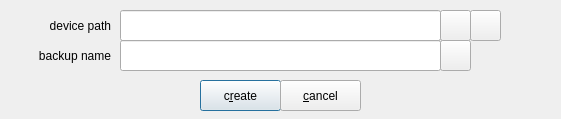
<?xml version="1.0" encoding="UTF-8"?>
<ui version="4.0">
 <class>manageluksheader</class>
 <widget class="QWidget" name="manageluksheader">
  <property name="windowModality">
   <enum>Qt::ApplicationModal</enum>
  </property>
  <property name="geometry">
   <rect>
    <x>0</x>
    <y>0</y>
    <width>561</width>
    <height>119</height>
   </rect>
  </property>
  <property name="windowTitle">
   <string>backup luks header</string>
  </property>
  <widget class="QLineEdit" name="lineEditBackUpName">
   <property name="geometry">
    <rect>
     <x>120</x>
     <y>40</y>
     <width>321</width>
     <height>31</height>
    </rect>
   </property>
  </widget>
  <widget class="QLabel" name="labelBackUpHeader">
   <property name="geometry">
    <rect>
     <x>10</x>
     <y>40</y>
     <width>101</width>
     <height>31</height>
    </rect>
   </property>
   <property name="text">
    <string>backup name</string>
   </property>
   <property name="alignment">
    <set>Qt::AlignRight|Qt::AlignTrailing|Qt::AlignVCenter</set>
   </property>
  </widget>
  <widget class="QPushButton" name="pbOpenFolder">
   <property name="geometry">
    <rect>
     <x>440</x>
     <y>40</y>
     <width>31</width>
     <height>31</height>
    </rect>
   </property>
   <property name="toolTip">
    <string/>
   </property>
   <property name="text">
    <string/>
   </property>
  </widget>
  <widget class="QPushButton" name="pbCreate">
   <property name="geometry">
    <rect>
     <x>200</x>
     <y>80</y>
     <width>81</width>
     <height>31</height>
    </rect>
   </property>
   <property name="text">
    <string>c&amp;reate</string>
   </property>
   <property name="autoDefault">
    <bool>false</bool>
   </property>
   <property name="default">
    <bool>true</bool>
   </property>
  </widget>
  <widget class="QPushButton" name="pbCancel">
   <property name="geometry">
    <rect>
     <x>280</x>
     <y>80</y>
     <width>81</width>
     <height>31</height>
    </rect>
   </property>
   <property name="text">
    <string>&amp;cancel</string>
   </property>
   <property name="autoDefault">
    <bool>false</bool>
   </property>
   <property name="default">
    <bool>false</bool>
   </property>
  </widget>
  <widget class="QLabel" name="labelDevicePath">
   <property name="geometry">
    <rect>
     <x>0</x>
     <y>10</y>
     <width>111</width>
     <height>31</height>
    </rect>
   </property>
   <property name="text">
    <string>device path</string>
   </property>
   <property name="alignment">
    <set>Qt::AlignRight|Qt::AlignTrailing|Qt::AlignVCenter</set>
   </property>
  </widget>
  <widget class="QLineEdit" name="lineEditDevicePath">
   <property name="geometry">
    <rect>
     <x>120</x>
     <y>10</y>
     <width>321</width>
     <height>31</height>
    </rect>
   </property>
  </widget>
  <widget class="QPushButton" name="pushButtonFile">
   <property name="geometry">
    <rect>
     <x>440</x>
     <y>10</y>
     <width>31</width>
     <height>31</height>
    </rect>
   </property>
   <property name="text">
    <string/>
   </property>
  </widget>
  <widget class="QPushButton" name="pushButtonPartition">
   <property name="geometry">
    <rect>
     <x>470</x>
     <y>10</y>
     <width>31</width>
     <height>31</height>
    </rect>
   </property>
   <property name="text">
    <string/>
   </property>
  </widget>
 </widget>
 <tabstops>
  <tabstop>lineEditBackUpName</tabstop>
  <tabstop>pbOpenFolder</tabstop>
  <tabstop>pbCreate</tabstop>
  <tabstop>pbCancel</tabstop>
 </tabstops>
 <resources/>
 <connections/>
</ui>
